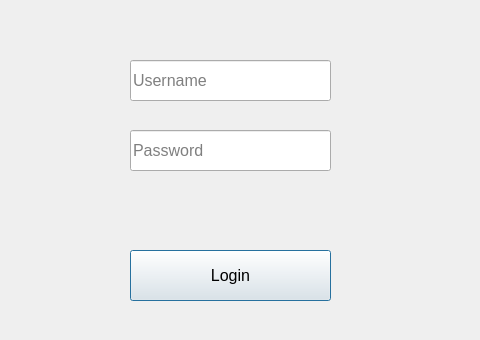
<?xml version="1.0" encoding="UTF-8"?>
<ui version="4.0">
 <class>Dialog</class>
 <widget class="QDialog" name="Dialog">
  <property name="geometry">
   <rect>
    <x>0</x>
    <y>0</y>
    <width>480</width>
    <height>340</height>
   </rect>
  </property>
  <property name="windowTitle">
   <string>Dialog</string>
  </property>
  <widget class="QLineEdit" name="lineEditUsername">
   <property name="geometry">
    <rect>
     <x>130</x>
     <y>60</y>
     <width>201</width>
     <height>41</height>
    </rect>
   </property>
   <property name="font">
    <font>
     <pointsize>12</pointsize>
    </font>
   </property>
   <property name="placeholderText">
    <string>Username</string>
   </property>
  </widget>
  <widget class="QLineEdit" name="lineEditPassword">
   <property name="geometry">
    <rect>
     <x>130</x>
     <y>130</y>
     <width>201</width>
     <height>41</height>
    </rect>
   </property>
   <property name="font">
    <font>
     <pointsize>12</pointsize>
    </font>
   </property>
   <property name="placeholderText">
    <string>Password</string>
   </property>
  </widget>
  <widget class="QLabel" name="labelOutpot">
   <property name="geometry">
    <rect>
     <x>110</x>
     <y>200</y>
     <width>241</width>
     <height>51</height>
    </rect>
   </property>
   <property name="font">
    <font>
     <pointsize>12</pointsize>
    </font>
   </property>
   <property name="text">
    <string/>
   </property>
  </widget>
  <widget class="QPushButton" name="LoginButton">
   <property name="geometry">
    <rect>
     <x>130</x>
     <y>250</y>
     <width>201</width>
     <height>51</height>
    </rect>
   </property>
   <property name="font">
    <font>
     <pointsize>12</pointsize>
    </font>
   </property>
   <property name="text">
    <string>Login</string>
   </property>
  </widget>
 </widget>
 <resources/>
 <connections/>
</ui>
